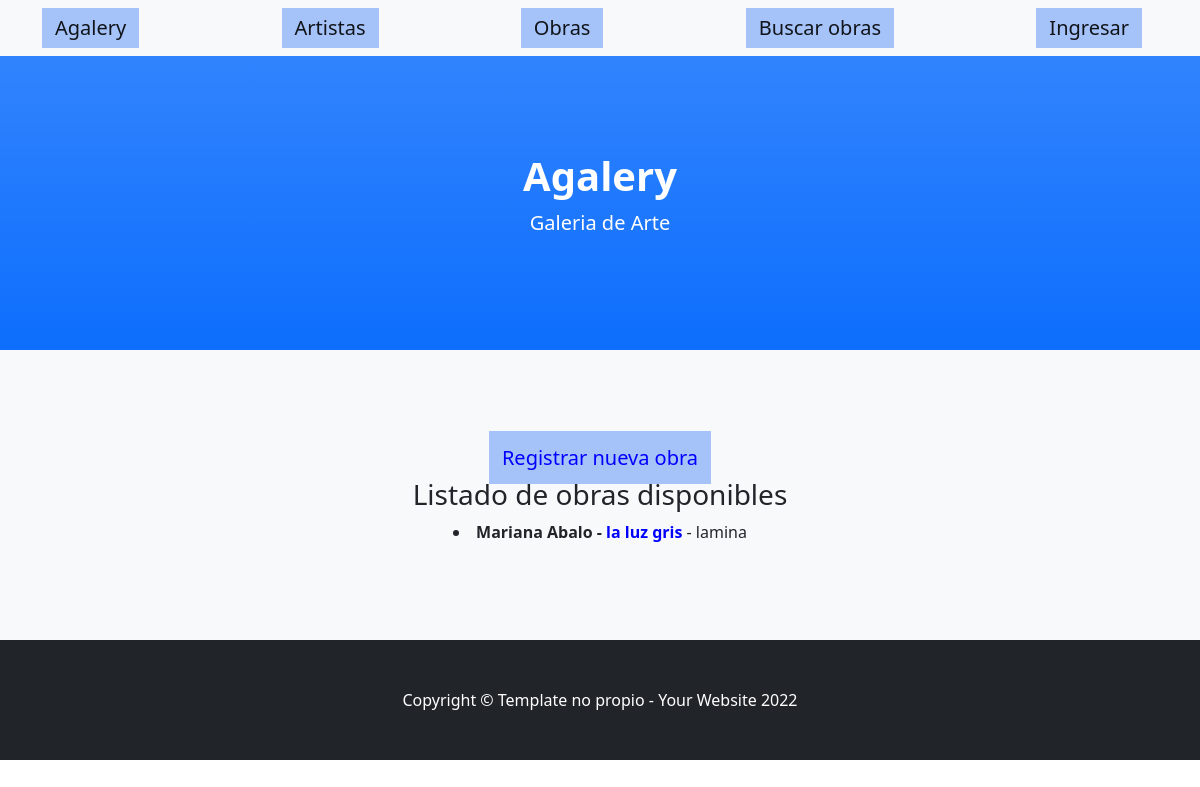
The page /agalery/obra/ on the database as committed earlier.
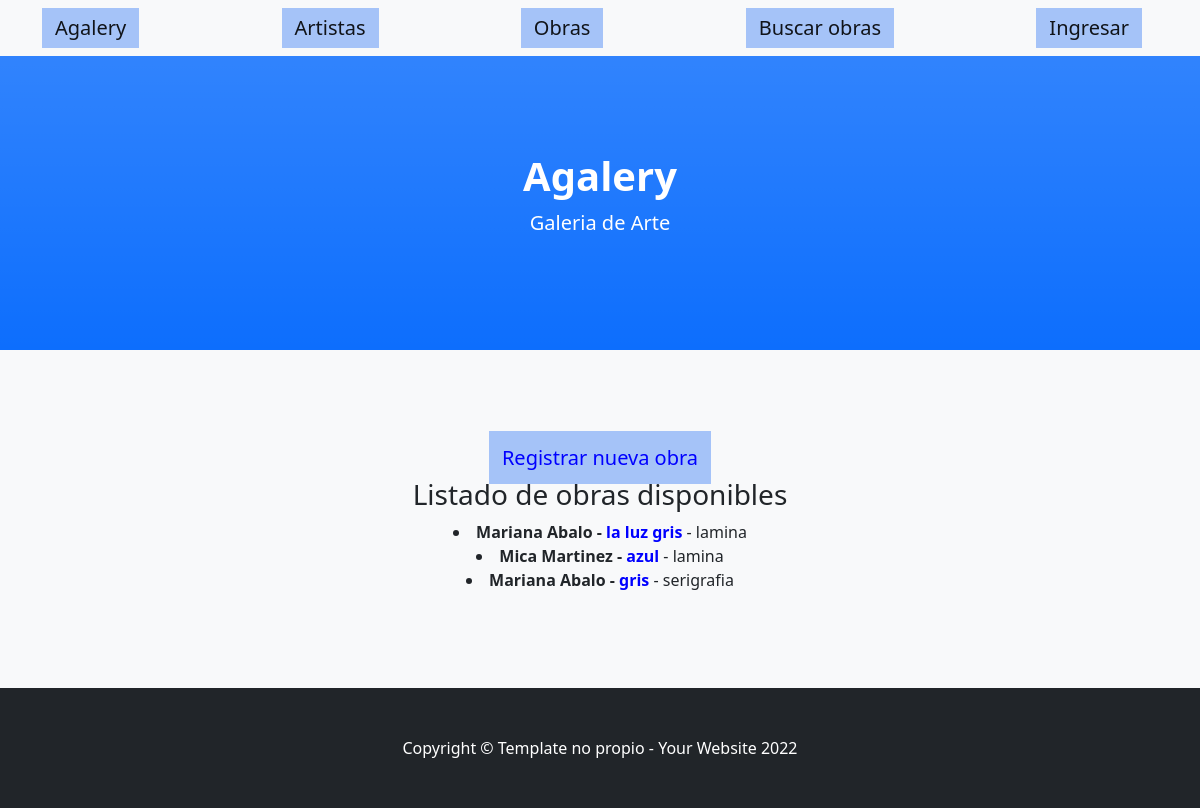
The same page on the database as committed later.
### agalery/models.py (models this page shows, shortened)
class obra(models.Model):
    artista = models.ForeignKey(artista, verbose_name="Nombre del artista", default=1, on_delete=models.SET_DEFAULT)
    titulo = models.CharField(max_length=200, help_text="Titulo de la obra")
    descripcion = models.TextField(max_length=300, help_text="Descripción de la obre en 300 caracteres")
    precio = models.IntegerField(default=1)
    vendida = models.BooleanField(default= False)

class artista(models.Model):
    usuario = models.ForeignKey(user, verbose_name="Usuario Artista", default=1, on_delete=models.SET_DEFAULT)
    nombre = models.CharField(max_length=100, help_text="Nombre")
    apellido = models.CharField(max_length=100, help_text="Apellido")
    bio = models.TextField(max_length=300, help_text="Descripción de la obre en 300 caracteres")
    def __str__(self):
         return f"{self.nombre} {self.apellido}"

### agalery/views.py (the view)
# urls.py: path('obra/', views.todas_obras, name='obra'),
def todas_obras(request):
     obras = obra.objects.all()
     return render(request, 'agalery/obra.html', {'obras': obras})

### agalery/template/agalery/obra.html
{% extends "agalery/padre.html"%}
{% load static %}
{% block contenidoquecambia %}
<h5><a href="{% url 'nuevaobra' %}" type="submit">Registrar nueva obra</a></h5>
<h3>Listado de obras disponibles</h3>
{% for obra in obras %}
    <li><b>{{obra.artista}} - <FONT COLOR="blue">{{ obra.titulo }}</FONT></b> - {{ obra.descripcion }}</li>
{% endfor %}
{% endblock %}

Rows that differ between the two databases and show on the page:
added obra: artista "Mica Martinez", titulo "azul", descripcion "lamina"
added obra: artista "Mariana Abalo", titulo "gris", descripcion "serigrafia"
